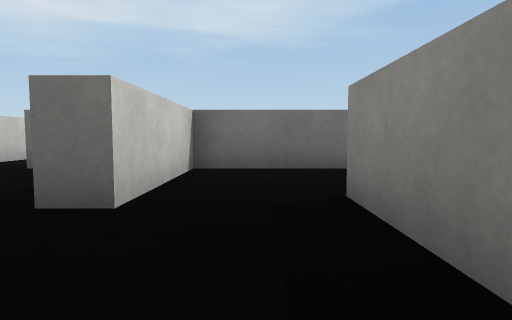
view 1 (above)

14 first-person views from a walk through a scene from a Unity 3-D project. The camera is 0.51 m above the floor, tilts 4° down and sees 75° across. The floor is counted in squares, 1 m on a side. Each view is taken from the middle of a square. On the plan, view 1 faces up. The plan holds only what a view shows up to about 9 squares ahead; the rest is blank. The place goes on beyond the plan. The player is left out. Surface patterns are stand-ins for the level's own textures.

view 2
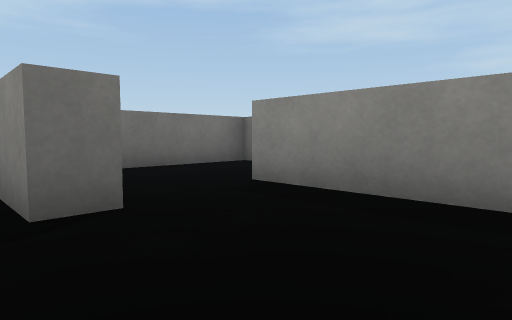

view 3
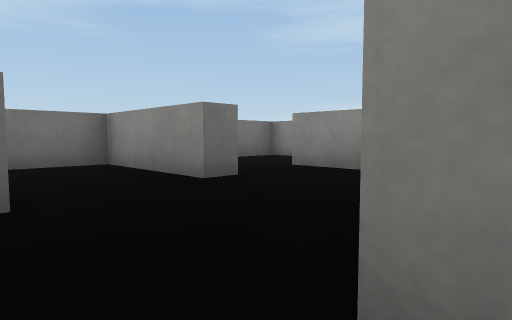

view 4
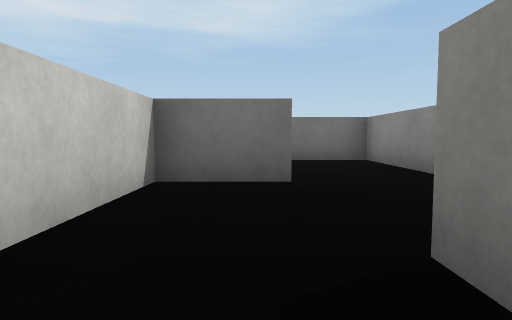

view 5
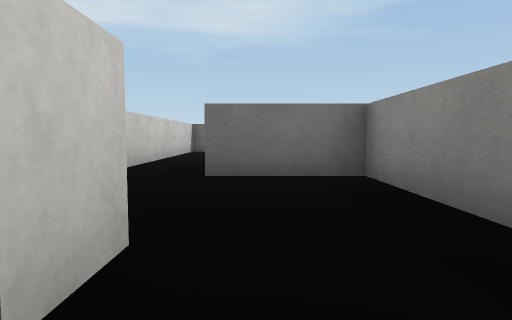

view 6
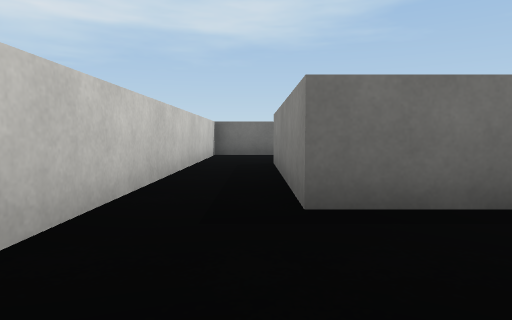

view 7
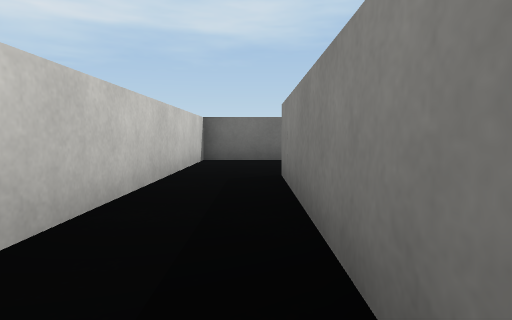

view 8
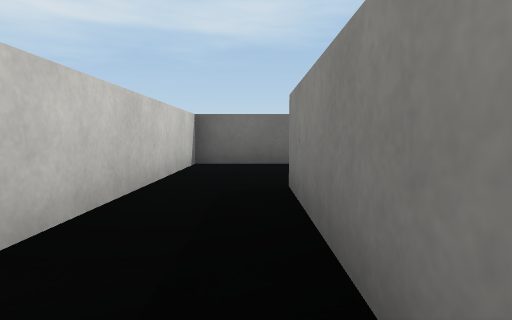

view 9
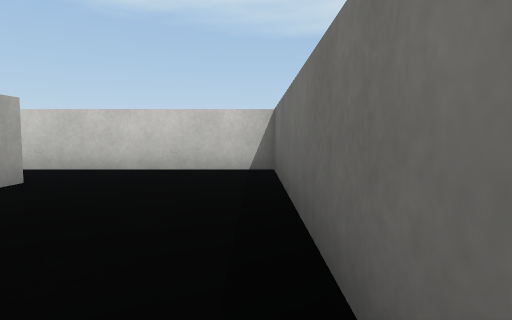

view 10
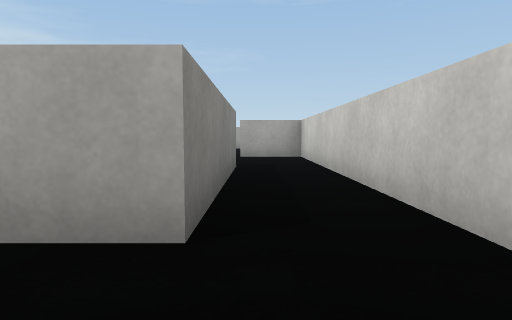

view 11
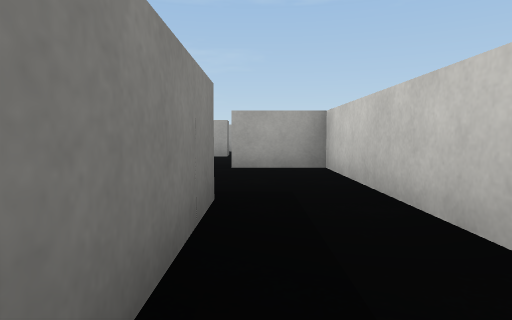

view 12
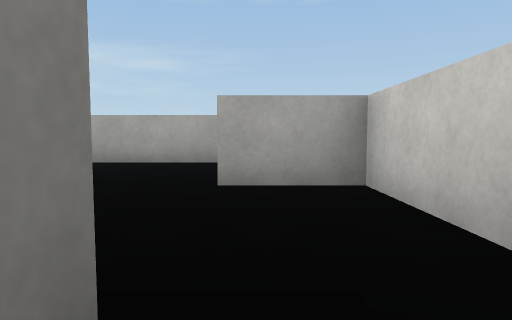

view 13
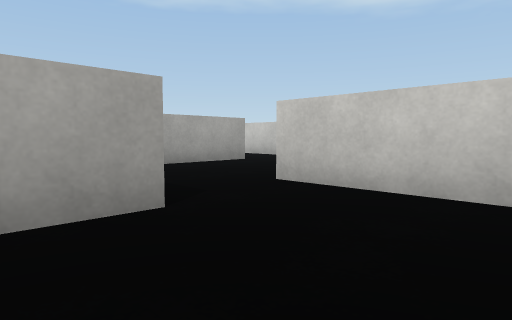

view 14
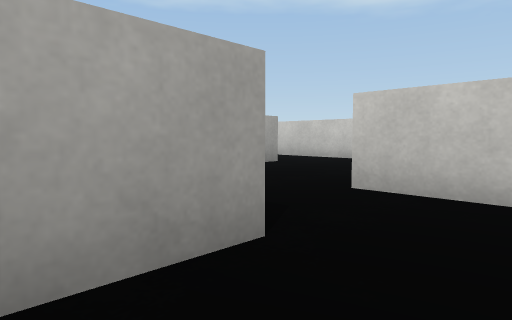

### Floor plan
Points are (right, up) in squares from view 1. A wall is a line through its corners. A room is listed if a view was taken in it or the views show most of it. See-through windows are left out.
Room 1 (views 1, 2, 5, 6, 7, 8, 11, 12)
walls: (-1, 3.5) (-1, 2.3) (-1.6, 2.3) (-1.6, 5.3) (-3.7, 5.3) (-3.7, 8.8); (-3.3, -0.6) (-0.8, -0.6); (0.8, 0.2) (0.8, 2.8); (-5.1, 9.6) (-5.1, 2.5) (-3.6, 2.5) (-3.6, 1.8) (-5.1, 1.8) (-5.1, -0.4)
ways out: opening at (-4, -1) to room 2; opening at (-4, 9) to room 3; opening at (0, 3) to room 4
Room 2 (views 3, 4)
walls: (-3.3, -1.1) (-3.3, -0.6); (-5.1, -0.4) (-5.1, -1.6)
ways out: opening at (-4, -1) to room 1
Room 3 (views 9, 10)
walls: (-0.2, 12.3) (-5.1, 12.3) (-5.1, 9.6)
ways out: opening at (-4, 9) to room 1
objects: white block (-2, 9)
Room 4 (views 13, 14)
walls: (3, 4.5) (3, 5.3) (-1, 5.3) (-1, 3.5); (0.8, 2.8) (1.9, 2.8)
ways out: opening at (0, 3) to room 1

Positions as (right, up) in squares from view 1, and headings:
1: (0, 0), facing up
2: (-2, 0), facing up-right
3: (-4, -1), facing up-right
4: (-4, -2), facing up
5: (-3, 1), facing up
6: (-4, 3), facing up
7: (-4, 5), facing up
8: (-4, 6), facing up
9: (0, 12), facing left
10: (-4, 11), facing down
11: (-4, 8), facing down
12: (-4, 6), facing down
13: (2, 5), facing down-left
14: (2, 4), facing down-left
